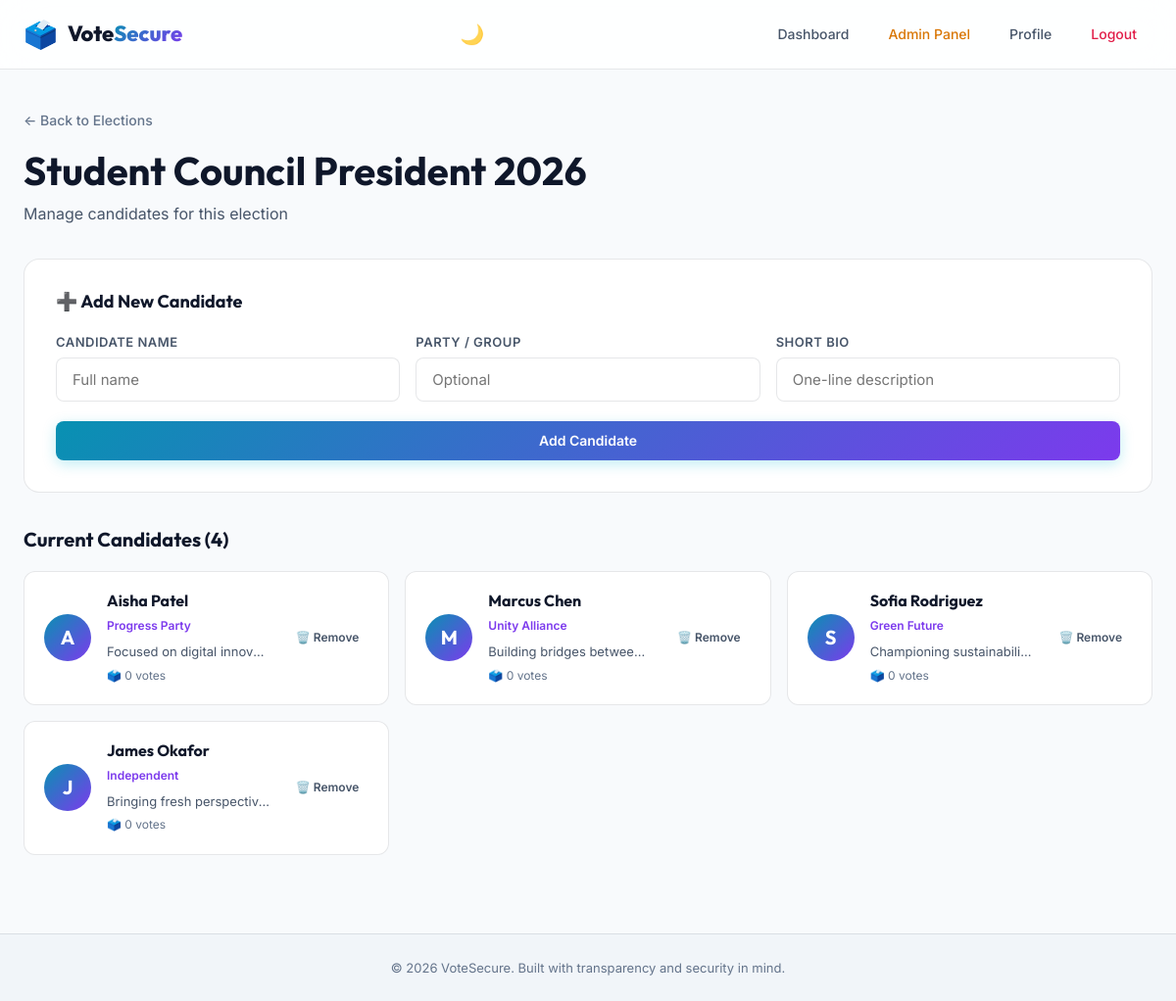
Page /admin/elections/1/candidates (signed in) on the committed database.
### models.py (models this page shows, shortened)
class Election(db.Model):
    __tablename__ = 'elections'
    id = db.Column(db.Integer, primary_key=True)
    title = db.Column(db.String(200), nullable=False)
    description = db.Column(db.Text, nullable=True)
    start_time = db.Column(db.DateTime, nullable=False)
    end_time = db.Column(db.DateTime, nullable=False)
    is_active = db.Column(db.Boolean, default=True)
    created_by = db.Column(db.Integer, db.ForeignKey('users.id'), nullable=False)
    created_at = db.Column(db.DateTime, default=datetime.utcnow)
    candidates = db.relationship('Candidate', backref='election', lazy=True, cascade='all, delete-orphan')
    votes = db.relationship('Vote', backref='election', lazy=True, cascade='all, delete-orphan')
    creator = db.relationship('User', backref='created_elections', foreign_keys=[created_by])

class Candidate(db.Model):
    __tablename__ = 'candidates'
    id = db.Column(db.Integer, primary_key=True)
    name = db.Column(db.String(100), nullable=False)
    party = db.Column(db.String(100), nullable=True)
    bio = db.Column(db.Text, nullable=True)
    photo_url = db.Column(db.String(300), nullable=True)
    election_id = db.Column(db.Integer, db.ForeignKey('elections.id'), nullable=False)
    votes = db.relationship('Vote', backref='candidate', lazy=True)
    @property
    def vote_count(self):
        return len(self.votes)

### app.py (the view, shortened to what this page needs)
@app.route('/admin/elections/<int:election_id>/candidates', methods=['GET', 'POST'])
@admin_required
def admin_candidates(election_id):
    election = Election.query.get_or_404(election_id)
    candidates = Candidate.query.filter_by(election_id=election_id).all()
    return render_template('admin/candidates.html', election=election, candidates=candidates)

### app.py (called while the page is built)
@login_manager.user_loader
def load_user(user_id):
    return User.query.get(int(user_id))

def admin_required(f):
    @wraps(f)
    @login_required
    def decorated(*args, **kwargs):
        if not current_user.is_admin:
            flash('Access denied. Admin privileges required.', 'danger')
            return redirect(url_for('dashboard'))
        return f(*args, **kwargs)
    return decorated

### templates/admin/candidates.html (shortened to what this page needs)
{% extends "base.html" %}
{% block content %}
<section class="admin-section">
    <div class="container">
        <div class="admin-header">
            <div>
                <a href="{{ url_for('admin_elections') }}" class="back-link">← Back to Elections</a>
                <h1 class="page-title">{{ election.title }}</h1>
                <p class="page-subtitle">Manage candidates for this election</p>
            </div>
        </div>
        <div class="form-card">
            <h3>➕ Add New Candidate</h3>
            <form method="POST" action="{{ url_for('admin_candidates', election_id=election.id) }}" class="admin-form inline-form" id="add-candidate-form">
                <div class="form-row form-row-3">
                    <div class="form-group">
                        <label for="name">Candidate Name</label>
                        <input type="text" id="name" name="name" placeholder="Full name" required>
                    </div>
                    <div class="form-group">
                        <label for="party">Party / Group</label>
                        <input type="text" id="party" name="party" placeholder="Optional">
                    </div>
                    <div class="form-group">
                        <label for="bio">Short Bio</label>
                        <input type="text" id="bio" name="bio" placeholder="One-line description">
                    </div>
                </div>
                <button type="submit" class="btn btn-primary" id="add-candidate-btn">Add Candidate</button>
            </form>
        </div>
        {% if candidates %}
        <div class="candidates-list">
            <h3 class="section-heading">Current Candidates ({{ candidates|length }})</h3>
            <div class="admin-candidates-grid">
                {% for candidate in candidates %}
                <div class="admin-candidate-card" id="admin-candidate-{{ candidate.id }}">
                    <div class="admin-candidate-avatar">{{ candidate.name[0] }}</div>
                    <div class="admin-candidate-info">
                        <h4>{{ candidate.name }}</h4>
                        {% if candidate.party %}
                            <span class="admin-candidate-party">{{ candidate.party }}</span>
                        {% endif %}
                        {% if candidate.bio %}
                            <p class="admin-candidate-bio">{{ candidate.bio }}</p>
                        {% endif %}
                        <span class="admin-candidate-votes">🗳️ {{ candidate.vote_count }} votes</span>
                    </div>
                    <form method="POST" action="{{ url_for('delete_candidate', candidate_id=candidate.id) }}" onsubmit="return confirm('Remove this candidate?')">
                        <button type="submit" class="btn btn-ghost btn-xs btn-danger-ghost" title="Remove">🗑️ Remove</button>
                    </form>
                </div>
                {% endfor %}
            </div>
        </div>
        {% else %}
        <div class="empty-state">
            <div class="empty-icon">👥</div>
            <h2>No Candidates</h2>
            <p>Add candidates using the form above.</p>
        </div>
        {% endif %}
    </div>
</section>
{% endblock %}

### rows in the picture
Election: title "Student Council President 2026"
Candidate: name "A", name "Aisha Patel", party "Progress Party", bio "Focused on digital innov…", vote_count "0"
Candidate: name "M", name "Marcus Chen", party "Unity Alliance", bio "Building bridges betwee…", vote_count "0"
Candidate: name "S", name "Sofia Rodriguez", party "Green Future", bio "Championing sustainabili…", vote_count "0"
Candidate: name "J", name "James Okafor", party "Independent", bio "Bringing fresh perspectiv…", vote_count "0"

### other values in the picture
{{ candidates|length }} "4"
